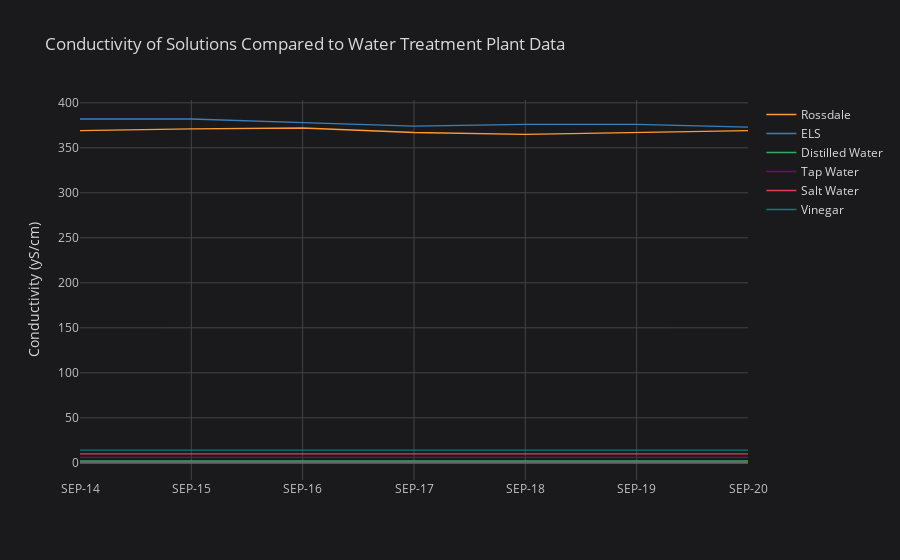

Here is the notebook cell this chart was saved with:
### Markdown cell above
## Comparing to Water Treatment Plants

`▶Run` the next cell to download data from two water treatment plants, Rossdale and E.L. Smith, for the last week and graph the water conductivity as it compares to your data.

### Code cell
rossdale = pd.read_html('http://apps.epcor.ca/DailyWaterQuality/Default.aspx?zone=Rossdale', header=0)[0]
els = pd.read_html('http://apps.epcor.ca/DailyWaterQuality/Default.aspx?zone=ELS', header=0)[0]
import cufflinks as cf
cf.go_offline()
combined_data = pd.DataFrame()
combined_data['Rossdale'] = rossdale.iloc[6][1:]
combined_data['ELS'] = els.iloc[6][1:]
for i, row in data.iterrows():
    combined_data[row.name] = row['Average']
combined_data.iplot(yTitle='Conductivity (yS/cm)', title='Conductivity of Solutions Compared to Water Treatment Plant Data')

### Figure 1 — Plotly figure (JSON) as saved in the notebook; plotly's stock layout.template omitted (floating-point values rounded to 4 significant figures)
{"data": [{"line": {"color": "rgba(255, 153, 51, 1.0)", "dash": "solid", "shape": "linear", "width": 1.3}, "mode": "lines", "name": "Rossdale", "text": "", "type": "scatter", "x": ["SEP-14", "SEP-15", "SEP-16", "SEP-17", "SEP-18", "SEP-19", "SEP-20"], "y": [369, 371, 372, 367, 365, 367, 369]}, {"line": {"color": "rgba(55, 128, 191, 1.0)", "dash": "solid", "shape": "linear", "width": 1.3}, "mode": "lines", "name": "ELS", "text": "", "type": "scatter", "x": ["SEP-14", "SEP-15", "SEP-16", "SEP-17", "SEP-18", "SEP-19", "SEP-20"], "y": ["382", "382", "378", "374", "376", "376", "373"]}, {"line": {"color": "rgba(50, 171, 96, 1.0)", "dash": "solid", "shape": "linear", "width": 1.3}, "mode": "lines", "name": "Distilled Water", "text": "", "type": "scatter", "x": ["SEP-14", "SEP-15", "SEP-16", "SEP-17", "SEP-18", "SEP-19", "SEP-20"], "y": [2, 2, 2, 2, 2, 2, 2]}, {"line": {"color": "rgba(128, 0, 128, 1.0)", "dash": "solid", "shape": "linear", "width": 1.3}, "mode": "lines", "name": "Tap Water", "text": "", "type": "scatter", "x": ["SEP-14", "SEP-15", "SEP-16", "SEP-17", "SEP-18", "SEP-19", "SEP-20"], "y": [6, 6, 6, 6, 6, 6, 6]}, {"line": {"color": "rgba(219, 64, 82, 1.0)", "dash": "solid", "shape": "linear", "width": 1.3}, "mode": "lines", "name": "Salt Water", "text": "", "type": "scatter", "x": ["SEP-14", "SEP-15", "SEP-16", "SEP-17", "SEP-18", "SEP-19", "SEP-20"], "y": [10, 10, 10, 10, 10, 10, 10]}, {"line": {"color": "rgba(0, 128, 128, 1.0)", "dash": "solid", "shape": "linear", "width": 1.3}, "mode": "lines", "name": "Vinegar", "text": "", "type": "scatter", "x": ["SEP-14", "SEP-15", "SEP-16", "SEP-17", "SEP-18", "SEP-19", "SEP-20"], "y": [14, 14, 14, 14, 14, 14, 14]}], "layout": {"legend": {"bgcolor": "#1A1A1C", "font": {"color": "#D9D9D9"}}, "paper_bgcolor": "#1A1A1C", "plot_bgcolor": "#1A1A1C", "title": {"font": {"color": "#D9D9D9"}, "text": "Conductivity of Solutions Compared to Water Treatment Plant Data"}, "xaxis": {"gridcolor": "#434343", "showgrid": true, "tickfont": {"color": "#C2C2C2"}, "title": {"font": {"color": "#D9D9D9"}, "text": ""}, "zerolinecolor": "#666570"}, "yaxis": {"gridcolor": "#434343", "showgrid": true, "tickfont": {"color": "#C2C2C2"}, "title": {"font": {"color": "#D9D9D9"}, "text": "Conductivity (yS/cm)"}, "zerolinecolor": "#666570"}}}
